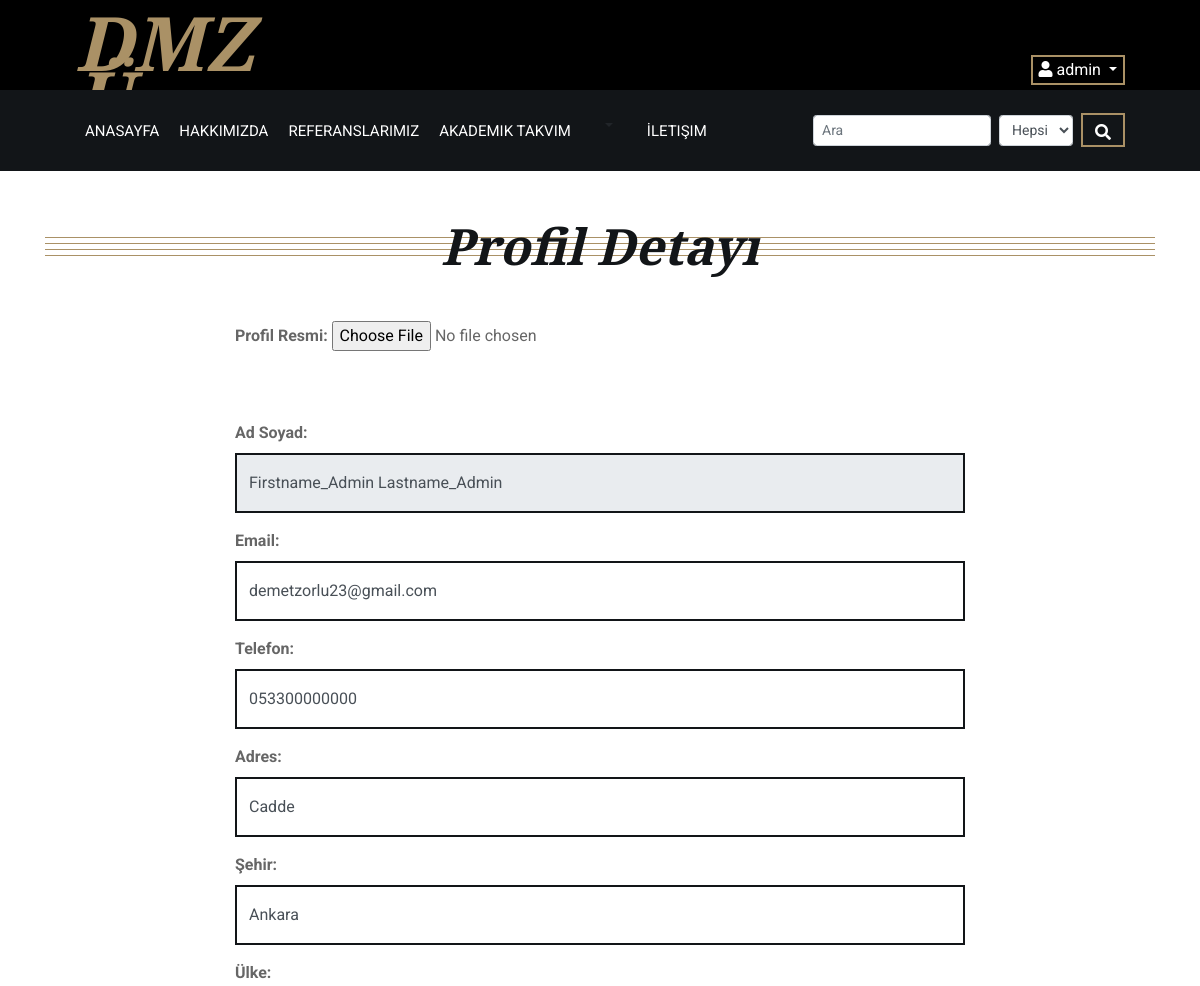
/user/ (signed in, upper part), run on an earlier commit of the app's database.
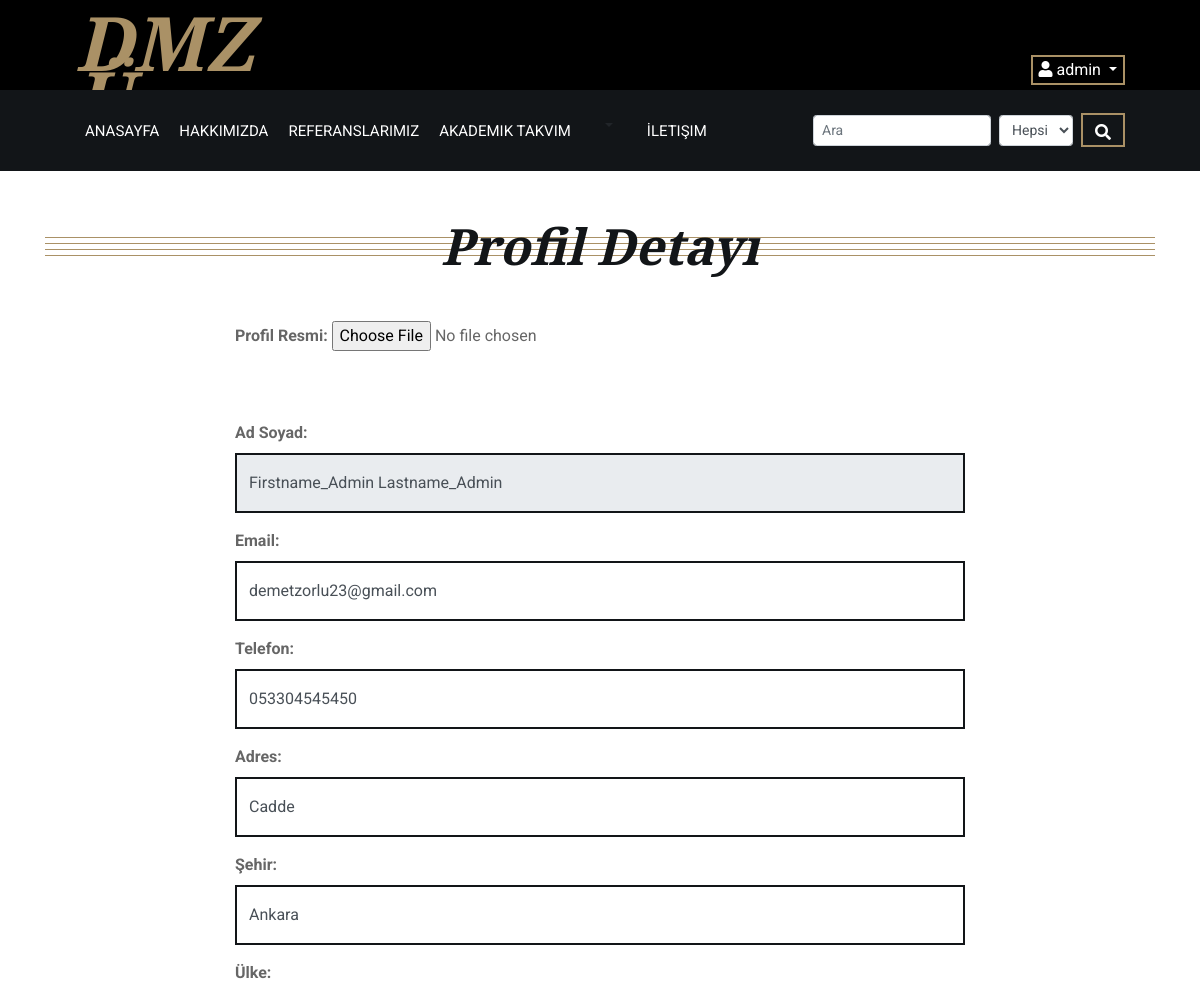
And on a later commit of the database.
### user/models.py (models this page shows, shortened)
class UserProfile(models.Model):
    user = models.OneToOneField(User, on_delete=models.CASCADE)
    phone = models.CharField(blank=True, max_length=20)
    address = models.CharField(blank=True, max_length=150)
    city = models.CharField(blank=True, max_length=20)
    country = models.CharField(blank=True, max_length=20)
    image = models.ImageField(blank=True, upload_to='images/users/')
    def image_tag(self):
        if self.image == "":
            return ""
        else:
            return mark_safe('<img src="{}" height="50"/>'.format(self.image.url))
    image_tag.short_description = 'Image'

### user/views.py (the view)
# urls.py: path('', views.index, name='index'),
@login_required(login_url='/login')
def index(request):
    menu = Menu.objects.filter(status="True")
    menusearch = Menu.objects.all()
    profile = UserProfile.objects.get(user_id=request.user.id)
    context = {'menu': menu,
               'menusearch': menusearch,
               'page': 'user',
               'pagename': 'Kullanıcı Bilgileri',
               'profile': profile}
    return render(request, "user_profile.html", context)

### user/templates/user_profile.html (shortened to what this page needs)
{% extends "homebase.html" %}
{% block content %}
    <div class="contact">
        <div class="container">
            <div class="section-header">
                <h2>Profil Detayı</h2>
            </div>
            <div class="row justify-content-center">
                <div class="col-md-8 ">
                    <div class="contact-form">
                        <form action="/user/updateuserprofile/" method="post" enctype="multipart/form-data">
                            <div class="form-group">
                                <label for="image">
                                    <b>Profil Resmi:</b>
                                </label>
                                <input type="file" id="image" name="image" accept="image/*">
                                <br>
                            </div>
                            <div class="form-group">
                                <label for="adsoyad"><b>Ad Soyad:</b></label>
                                <input type="text" class="form-control" readonly required="required"
                                       value="{{ profile.user.first_name }} {{ profile.user.last_name }}" name="adsoyad"
                                       id="adsoyad"/>
                            </div>
                            <div class="form-group">
                                <label for="email"><b>Email:</b></label>
                                <input type="email" class="form-control" required="required"
                                       value="{{ profile.user.email }} " name="email" id="email"/>
                            </div>
                            <div class="form-group">
                                <label for="phone"><b>Telefon:</b></label>
                                <input type="text" class="form-control" required="required"
                                       value="{{ profile.phone }} " name="phone" id="phone"/>
                            </div>
                            <div class="form-group">
                                <label for="address"><b>Adres:</b></label>
                                <input type="text" class="form-control" required="required"
                                       value="{{ profile.address }} " name="address" id="address"/>
                            </div>
                            <div class="form-group">
                                <label for="city"><b>Şehir:</b></label>
                                <input type="text" class="form-control" required="required"
                                       value="{{ profile.city }}" name="city" id="city"/>
                            </div>
                            <div class="form-group">
                                <label for="country"><b>Ülke:</b></label>
                            </div>
                        </form>
                    </div>
                </div>
            </div>
        </div>
    </div>
{% endblock %}

### home/templates/homebase.html (shortened to what this page needs)
<!DOCTYPE html>
<html lang="en">
<head>
    {% load static %}
    <link href="https://stackpath.bootstrapcdn.com/bootstrap/4.4.1/css/bootstrap.min.css" rel="stylesheet">
    <link href="https://cdnjs.cloudflare.com/ajax/libs/font-awesome/5.10.0/css/all.min.css" rel="stylesheet">
    <link href="{% static 'lib/animate/animate.min.css' %}" rel="stylesheet">
    <link href="{% static 'lib/owlcarousel/assets/owl.carousel.min.css' %}" rel="stylesheet">
    <link href="{% static 'css/style.css' %}" rel="stylesheet">
    <link rel="stylesheet" href="https://ajax.googleapis.com/ajax/libs/jqueryui/1.11.4/themes/smoothness/jquery-ui.css">
</head>
<body>
<div class="wrapper">
    {% include 'particalpages/header.html' %}
    {% block content %} {% endblock %}
</div>
</body>
</html>

### home/templates/particalpages/header.html (shortened to what this page needs)
{% load static %}
<div class="top-bar">
    <div class="container-fluid">
        <div class="row">
            <div class="col-lg-3">
                <div class="logo">
                    <a href="/">
                        <h1>DMZ Ü.</h1>
                    </a>
                </div>
            </div>
            <div class="col-lg-9">
                <div class="top-bar-right" style="height: 100%;vertical-align:middle ; align-items: center;">
                        {% if user.id is not None %}
                            <ul class="nav navbar-nav navbar-right">
                                <li class="nav-item dropdown">
                                    <button type="button" id="btnLogin" data-toggle="dropdown"
                                            class="btnlogin dropdown-toggle">
                                        <span class="fa fa-user"></span> {{ user.username }}
                                    </button>
                                </li>
                            </ul>
                        {% else %}
                            <a href="/login/" class="text-uppercase"><i class="fa fa-sign-in-alt" aria-hidden="true"></i> &nbsp;Giriş&nbsp;&nbsp;</a> <!--&nbsp;&nbsp;&nbsp;|&nbsp;&nbsp;&nbsp;&nbsp;
                            <a href="/join/" class="text-uppercase"><i class="fa fa-user-plus" aria-hidden="true"></i>&nbsp;&nbsp;Kaydol</a>-->
                        {% endif %}
                </div>
            </div>
        </div>
    </div>
</div>
<div class="nav-bar">
    <div class="container-fluid">
        <nav class="navbar navbar-expand-lg bg-dark navbar-dark">
            <div class="collapse navbar-collapse justify-content-between" id="navbarCollapse">
                <ul class="navbar-nav mr-auto">
                    {% if page == 'home' %}
                        <li class="nav-item active">
                            <a href="/" class="nav-item nav-link active">Anasayfa</a>
                        </li>
                    {% else %}
                        <li class="nav-item">
                            <a href="/" class="nav-item nav-link">Anasayfa</a>
                        </li>
                    {% endif %}
                    {% if page == 'about' %}
                        <li class="nav-item active">
                            <a href="/about" class="nav-item nav-link active">Hakkımızda</a>
                        </li>
                    {% else %}
                        <li class="nav-item">
                            <a href="/about" class="nav-item nav-link">Hakkımızda</a>
                        </li>
                    {% endif %}
                    {% if page == 'referances' %}
                        <li class="nav-item active">
                            <a href="/referances" class="nav-item nav-link active">Referanslarımız</a>
                        </li>
                    {% else %}
                        <li class="nav-item">
                            <a href="/referances" class="nav-item nav-link">Referanslarımız</a>
                        </li>
                    {% endif %}
                    {% if page == 'academiccalendar' %}
                        <li class="nav-item active">
                            <a href="/academiccalendar" class="nav-item nav-link active">Akademik Takvim</a>
                        </li>
                    {% else %}
                        <li class="nav-item">
                            <a href="/academiccalendar" class="nav-item nav-link">Akademik Takvim</a>
                        </li>
                    {% endif %}
                    {% load mptt_tags %}
                    {% recursetree menu %}
                        {% if node.is_root_node %}
                            <li class="nav-item dropdown">
                                <a class="nav-link dropdown-toggle" href="#"
                                   id="navbarDropdownMenuLink" data-toggle="dropdown" aria-haspopup="true"
                                   aria-expanded="false">
                                    {{ node.title }}</a>
                                {% if not node.is_leaf_node %}
                                    <ul class="dropdown-menu" aria-labelledby="navbarDropdownMenuLink">
                                        {{ children }}
                                    </ul>
                                {% endif %}
                            </li>
                        {% else %}
                            <li>
                                {% if not node.is_leaf_node %}
                                    <a class="dropdown-item dropdown-toggle" href="#">{{ node.title }}</a>
                                {% else %}
                                    <a class="dropdown-item"
                                       href="/menucontent/{{ node.id }}/">{{ node.title }}</a>
                                {% endif %}
                            </li>
                        {% endif %}
                    {% endrecursetree %}
                    {% if page == 'contact' %}
                        <li class="nav-item active">
                            <a href="/contact" class="nav-item nav-link active">İletişim</a>
                        </li>
                    {% else %}
                        <li class="nav-item">
                            <a href="/contact" class="nav-item nav-link">İletişim</a>
                        </li>
                    {% endif %}
                </ul>
                <form class="form-inline my-2 my-lg-0" action="/search/" method="post">
                    <input class="form-control mr-sm-2 form-control-sm" type="search" placeholder="Ara"
                           aria-label="Search" name="query" id="query">
                    {% load mptt_tags %}
                    <select class="form-control mr-sm-2 form-control-sm" name="menuid" aria-label="Searchsel">
                        <option value="0">Hepsi</option>
                    </select>
                    <button class="btn form-control-sm" type="submit"><i class="fa fa-search"> </i></button>
                </form>
            </div>
        </nav>
    </div>
</div>

### home/templates/particalpages/footer.html (shortened to what this page needs)
{% load static %}

### home/static/css/style.css (style rules this page uses)
body { color: #666666; background: #ffffff; font-family: 'Roboto', sans-serif; font-weight: 400; }
h1, h2, h3, h4, h5, h6 { font-family: 'EB Garamond', serif; font-weight: 600; font-style: italic; color: #121518; }
a { color: #454545; transition: .3s; }
.wrapper { position: relative; width: 100%; max-width: 1366px; margin: 0 auto; background: #ffffff; }
.top-bar { position: relative; height: 90px; background: #000000; }
.top-bar .logo { padding: 15px 0; text-align: left; overflow: hidden; }
.top-bar .logo h1 { margin: 0; color: #aa9166; font-size: 75px; line-height: 55px; font-weight: 800; }
.top-bar .top-bar-right { display: flex; align-items: center; justify-content: flex-end; }
@media (min-width: 992px) { .top-bar { padding: 0 60px; } }
.nav-bar { position: relative; padding: 20px 0; transition: .3s; }
.nav-bar .navbar { height: 100%; padding: 0; }
.navbar-dark .navbar-nav .nav-link, .navbar-dark .navbar-nav .nav-link:focus, .navbar-dark .navbar-nav .nav-link:hover, .navbar-dark .navbar-nav .nav-link.active { padding: 10px 10px 8px 10px; color: #ffffff; }
.nav-bar .btn { color: #ffffff; border: 2px solid #aa9166; border-radius: 0; }
@media (min-width: 992px) { .nav-bar { padding: 20px 60px; } }
@media (min-width: 992px) { .nav-bar, .nav-bar .navbar { background: #121518 !important; } }
@media (min-width: 992px) { .nav-bar a.nav-link { padding: 8px 15px; font-size: 15px; text-transform: uppercase; } }
.section-header { position: relative; width: 100%; text-align: center; margin-bottom: 45px; }
.section-header h2 { margin: 0; position: relative; font-size: 50px; font-weight: 700; white-space: nowrap; z-index: 1; }
.section-header h2::before { position: absolute; content: ""; width: 100%; height: 7px; left: 0; top: 21px; background: transparent; border-top: 1px solid #aa9166; border-bottom: 1px solid #aa9166; z-index: -1; }
.section-header h2::after { position: absolute; content: ""; width: 100%; height: 7px; left: 0; bottom: 20px; background: transparent; border-top: 1px solid #aa9166; border-bottom: 1px solid #aa9166; z-index: -1; }
.contact { position: relative; width: 100%; padding: 45px 0 15px 0; }
.contact .contact-form { position: relative; margin-bottom: 30px; }
.contact .contact-form input { height: 60px; border-radius: 0; border-width: 2px; border-color: #121518; }
.btnlogin { color: #ffffff; border: 2px solid #aa9166; border-radius: 0; background-color: transparent; vertical-align: center; }

What changed in the data, as far as the page shows it:
changed UserProfile "Cadde": phone "053300000000" → "053304545450"
